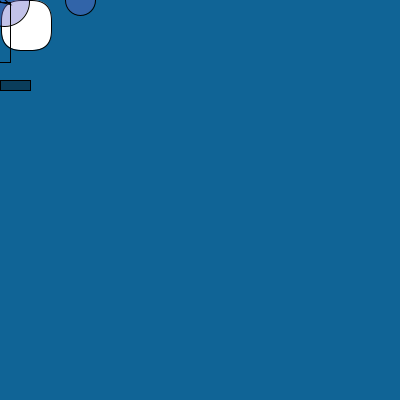
Frame 1 (no input)
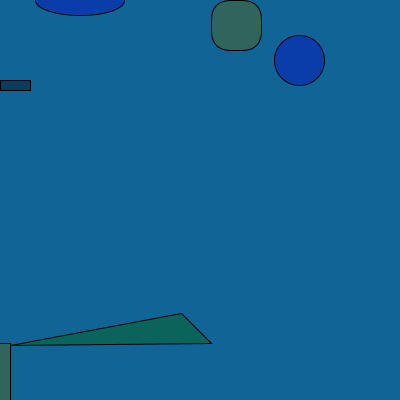
Frame 60 (the mouse pressed at the canvas centre just before this capture)
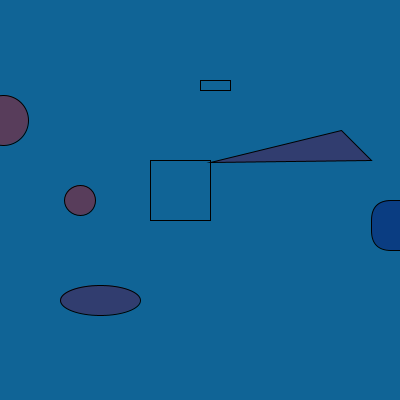
Frame 120 (the mouse held since frame 60 and released just before this capture)

The Processing sketch that drew these frames (run headless with seeded random() and noise(); from frame 60 on, the mouse is pressed at the canvas centre):

// Processing sketch: processing_97956
// ── processing_97956.pde

//declaraciÛn de variables eje
int size = 30;
float xpos = 0;
float ypos = 0;
float x1pos = 0;
float y1pos = 0;
float x2pos = 0;
float y2pos = 0;
float x3pos = 0;
float y3pos = 0;
//variables de direcciÛn
int xdirection = 1;
int ydirection = 1;
int x1direction = 1;
int y1direction = 1;
int x2direction = 1;
int y2direction = 1;
int x3direction = 1;
int y3direction = 1;
//variables de velocidad
float xspeed = 1.7;
float yspeed = 2.6;
float x1speed = 4;
float y1speed = 3;
float x2speed = 6.5;
float y2speed = 1.0;
float x3speed = 1.3;
float y3speed = 1;
void setup()
{
  size (400,400);
  frameRate(30);//web fps
  //posiciÛn inicial de las variables
  xpos = xpos;
  ypos = ypos;
  x1pos = x1pos;
  y1pos = y1pos;
  x2pos = x2pos;
  y2pos = y2pos;
  x3pos = x3pos;
  y3pos = y3pos;
}
void draw()
{
  background(020,100,150);
  xpos = xpos + ( xspeed * xdirection );
  ypos = ypos + ( yspeed * ydirection );  
  x1pos = x1pos +( x1speed * x1direction );
  y1pos = y1pos + ( y1speed * y1direction );
  x2pos = x2pos + ( x2speed * x2direction );
  y2pos = y2pos + ( y2speed * y2direction );
  x3pos = x3pos + ( x3speed * x3direction );
  y3pos = y3pos + ( y3speed * ydirection );
  //condicionales de regreso
  if (xpos > 395 || xpos < 0){
    xdirection *= -1;
  }
  if (ypos >= 400 || ypos < 0){
    ydirection *= -1;
  }
  if (x1pos > 400 || x1pos < 0){
    x1direction*= -1;
  }
  if (y1pos >= 400 || y1pos < 0){
    y1direction *= -1;
  }
  if (x2pos > 400 || x2pos < 0){
    x2direction *= -1;
  }
  if (y2pos > 400 || y2pos < 0){
    y2direction *= -1;   
  }
  if (x3pos > 400 || x3pos < 0){
    x3direction *= -1;
  }
  if (y3pos >  400 || y3pos < 0){
    y3direction *= -1;
  }
  //figuras
  rect(xpos,mouseY,50,50,20);//rectangulo bordes redondeados
  if ((xpos < 200)&&(xpos > 0)){
    xspeed = 1.5; //velocidad de este segmento
    fill(0,255,0,0); //color de la figura en este segmento
  }
  if ((xpos < 300)&&(xpos > 0)){
    xspeed = 1;
    fill(0,0,0,100);
  }
  if ((xpos > 266)&&(xpos < 400)){
    xspeed =1.5;
    fill(200,0,0,0);
  }

  rect(mouseX,80,30,10);//rectangulo
  if ((xpos < 133)&&(xpos > 0)){
    xspeed = 10 ; //velocidad de este segmento
    fill(0,150,200,100); //color de la figura en este segmento
  }
  if ((xpos < 266)&&(xpos > 133)){
    xspeed = 2.5;
    fill(0,0,200,100);
  }
  if ((xpos > 266)&&(xpos < 400)){
    xspeed = xspeed + 2;
    fill(100,0,50,100);
  }
  ellipse(mouseX-100,300,80,30);
  if ((x1pos < 133)&&(x1pos > 0)){
    x1speed = 0.5;
    fill(100,100,200,100);
  }
  if ((x1pos < 266) && (x1pos > 133)){
    x1speed = x1speed +2;
    fill(0,0,0,100);
  }
  if ((xpos > 266)&&(xpos < 400)){
    x1speed = x1speed +1;
    fill(200,0,0,100);
  }
  ellipse(x1pos,y2pos,50,50);//circulo
  if ((x1pos < 133)&&(x1pos > 0)){
    x1speed = 2;
    fill(100,100,200,100);
  }
  if ((x1pos < 266) && (x1pos > 133)){
    x1speed = 1;
    fill(0,0,0,100);
  }
  if ((y2pos < 266) && (y2pos > 133)){
    x1speed = 1;
    fill(0,0,0,100);
  }
  if ((xpos > 266)&&(xpos < 400)){
    x1speed = 1;
    fill(200,0,0,100);
  }
  ellipse(80,mouseY,size,30);//circulo cambiante
  if ((x2pos < 100)&&(x2pos > 0)){
    x1speed = 1;
    fill(0,100,200,100);
  }
  if ((x2pos < 300) && (x2pos > 100)){
    x1speed = x1speed +5;
    fill(0,100,0,100);
  }
  if ((xpos > 300)&&(xpos < 400)){
    x1speed = x1speed +3;
    fill(100,0,50,100);
  }
  triangle(xpos,ypos,xpos-30,ypos-30,mouseX+10,ypos+2);
  if ((ypos <=200) && (ypos >=0)) {
    yspeed = 1.5;
    fill(0,100,200,100);
  }
  if ((y1pos <=200) && (y1pos >=0)) {
    y1speed = 2;
    fill(100,110,100,0);
  }
  if ((ypos >= 200) && (ypos <=height)){
    yspeed = 4;
    fill(100,0,0,100);
  }
  if ((y1pos >= 200) && (y1pos <= height)){
    y1speed = 6;
    fill(100,100,0,100);
  }
  rect (mouseX-50,ypos,60,60);//cuadrado
  xspeed = 10; 
  if ((ypos<=200) && (ypos>=0)) {
    y3speed= 1;
    fill(0,0,100,100);
  }
  if ((ypos>= 200) && (ypos<=height)){
    y3speed= 2.5;
    fill (100,100,100,100); 
  }
  if ((ypos >= 200) && (ypos <= height)){
    y3speed = 3.8;
    fill(100,100,0,100);
  }
   if (mousePressed) {

   x1speed = x1speed;
    size = size -1; 
}
  else {
      
    xspeed =10;
    yspeed = yspeed +5;
    x1speed =5;
    y1speed = y1speed+3;
    x2speed = y2speed +2;
    y2speed = 1;
    size = size + 1;
  }
}
